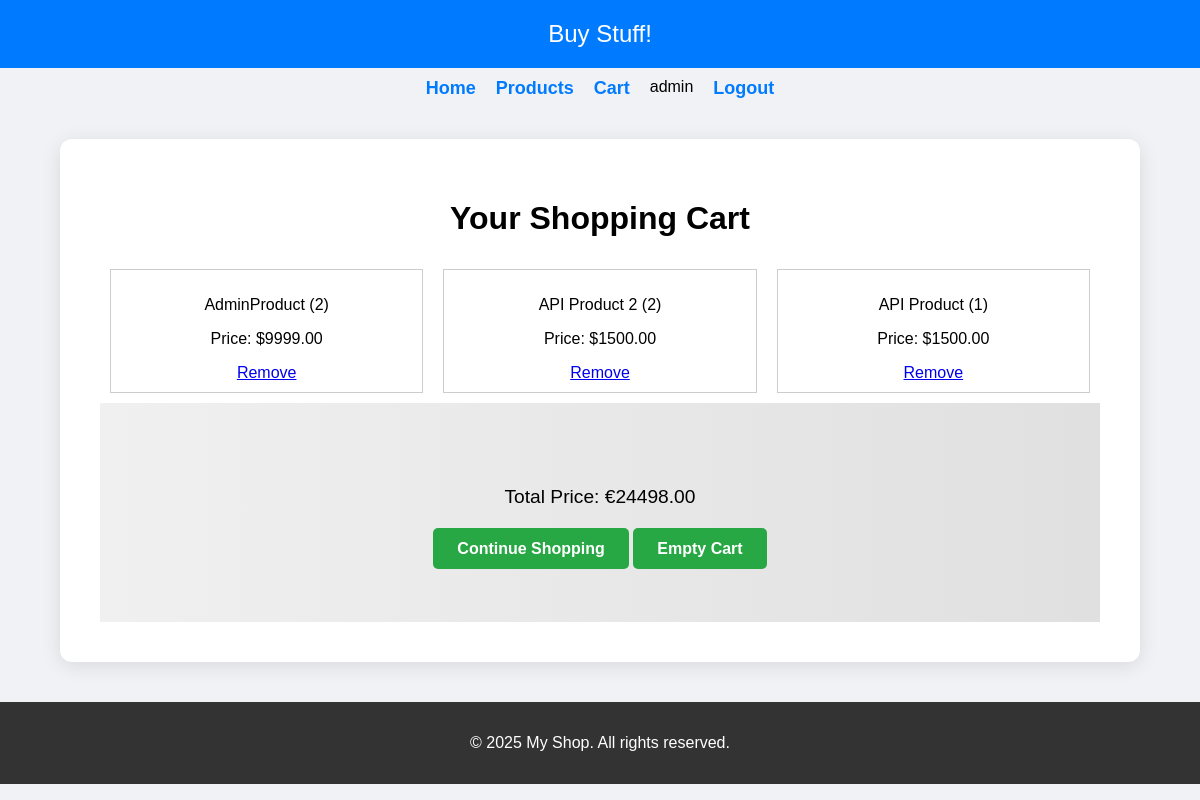
The app's page /cart/ (signed in) with its own data.
### Cart/models.py (models this page shows, shortened)
class CartItem(models.Model):
    product = models.ForeignKey(Products, on_delete=models.CASCADE)
    quantity = models.PositiveIntegerField(default=0)
    user = models.ForeignKey(settings.AUTH_USER_MODEL, on_delete=models.CASCADE)
    date_added = models.DateTimeField(auto_now_add=True)

### Products/models.py (models this page shows, shortened)
class Products(models.Model):
    name = models.CharField(max_length=100)
    description = models.TextField(blank=True)
    price = models.DecimalField(max_digits=10, decimal_places=2)
    qty = models.IntegerField(models.IntegerField(
        validators=[MinValueValidator(0), MaxValueValidator(9999)]
    ), default=1)
    in_stock = models.BooleanField(default=True)
    created_at = models.DateTimeField(auto_now_add=True)
    image = models.ImageField(upload_to='media/', null=True)

### Cart/views.py (the view)
# urls.py: path('cart/', views.view_cart, name='view_cart'),
@login_required
def view_cart(request):
    cart_items = CartItem.objects.filter(user=request.user)
    total_price = sum(item.product.price * item.quantity for item in cart_items)
    return render(request, 'cart.html', {'cart_items': cart_items, 'total_price': total_price})

### api/templates/cart.html (shortened to what this page needs)
{% extends 'base.html' %}
{% block content %}
<body>
    <h1>Your Shopping Cart</h1>
    <div class="product-list">
    {% for item in cart_items %}
    <div class="product-item">
        <p>{{ item.product.name }} ({{ item.quantity }})</p>
        <p>Price: ${{ item.product.price }}</p>
        <a href="{% url 'cart:remove_from_cart' item.id %}">Remove</a>
    </div>
    {% empty %}
    <p>Your cart is empty.</p>
    {% endfor %}
    </div>
    <div class="hero">
    <p>Total Price: €{{ total_price }}</p>
    <a class="button-index" href="{% url 'cart:products' %}">Continue Shopping</a>
    {% if cart_items.exists %}
    <a class="button-index" href="{% url 'cart:empty_cart' %}">Empty Cart</a>
    </div>
    {% endif %}
</body>
{% endblock %}

### api/templates/base.html (shortened to what this page needs)
<!DOCTYPE html>
<html lang="en">
<head>
</head>
<body>
  <header>Buy Stuff!</header>
  <nav>
    <a href="{% url 'index' %}">Home</a>
    <a href="{% url 'cart:products' %}">Products</a>
    <a href="{% url 'cart:view_cart' %}">Cart</a>
    {% if user.is_authenticated %}
      <span>{{ user.username }}</span>
      <a href="{% url 'logout' %}">Logout</a>
    {% else %}
      <a href="{% url 'login_view' %}">Login</a>
      <a href="{% url 'signup' %}">Sign Up</a>
    {% endif %}
  </nav>
  <div class="container">
    {% block content %}
    {% endblock %}
  </div>
  <footer>
    <p>&copy; 2025 My Shop. All rights reserved.</p>
  </footer>
</body>
</html>

### api/templates/base.html (style rules this page uses)
body { margin: 0; font-family: Arial, sans-serif; background: #f0f2f5; }
header { background-color: #007bff; padding: 20px; text-align: center; color: white; font-size: 24px; }
nav { margin-top: 10px; display: flex; justify-content: center; gap: 20px; }
nav a { text-decoration: none; color: #007bff; font-weight: bold; font-size: 18px; }
.container { max-width: 1000px; margin: 40px auto; background: white; padding: 40px; border-radius: 12px; box-shadow: 0 4px 20px rgba(0, 0, 0, 0.1); text-align: center; }
.product-list { display: flex; flex-wrap: wrap; justify-content: space-between; list-style: none; padding: 0; }
.product-item { flex: 1; max-width: 30%; margin: 10px; border: 1px solid #ccc; padding: 10px; text-align: center; }
.hero { background: linear-gradient(to right, #f0f0f0, #e0e0e0); padding: 4rem 2rem; text-align: center; }
.hero p { font-size: 1.2rem; margin-bottom: 2rem; }
.hero a { background-color: #28a745; color: white; padding: 12px 24px; text-decoration: none; border-radius: 5px; font-weight: bold; }
footer { background-color: #333; color: white; text-align: center; padding: 1rem; margin-top: 2rem; }

### records on screen
CartItem: product.name "AdminProduct", quantity "2", product.price "9999.00"
CartItem: product.name "API Product 2", quantity "2", product.price "1500.00"
CartItem: product.name "API Product", quantity "1", product.price "1500.00"

### other values on screen
{{ user.username }} "admin"
{{ total_price }} "24498.00"
